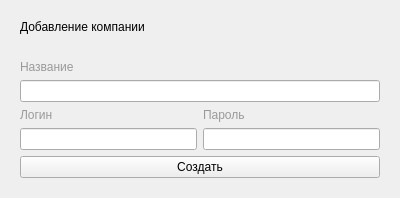
<?xml version="1.0" encoding="UTF-8"?>
<ui version="4.0">
 <class>CreateCompanyForm</class>
 <widget class="QWidget" name="CreateCompanyForm">
  <property name="geometry">
   <rect>
    <x>0</x>
    <y>0</y>
    <width>400</width>
    <height>150</height>
   </rect>
  </property>
  <property name="windowTitle">
   <string>Мультивендорная поддержка</string>
  </property>
  <layout class="QVBoxLayout" name="verticalLayout">
   <item>
    <widget class="QWidget" name="widget" native="true">
     <layout class="QGridLayout" name="gridLayout">
      <item row="4" column="1">
       <widget class="QLabel" name="label_4">
        <property name="styleSheet">
         <string notr="true">color: rgb(153, 153, 153);</string>
        </property>
        <property name="text">
         <string>Пароль</string>
        </property>
       </widget>
      </item>
      <item row="5" column="0">
       <widget class="QLineEdit" name="usernameCompanyEdit"/>
      </item>
      <item row="5" column="1">
       <widget class="QLineEdit" name="passwordCompanyEdit"/>
      </item>
      <item row="0" column="0">
       <widget class="QLabel" name="label">
        <property name="styleSheet">
         <string notr="true">font: 14pt &quot;MS Shell Dlg 2&quot;;</string>
        </property>
        <property name="text">
         <string>Добавление компании</string>
        </property>
       </widget>
      </item>
      <item row="2" column="0">
       <widget class="QLabel" name="label_2">
        <property name="styleSheet">
         <string notr="true">color: rgb(153, 153, 153);</string>
        </property>
        <property name="text">
         <string>Название</string>
        </property>
       </widget>
      </item>
      <item row="4" column="0">
       <widget class="QLabel" name="label_3">
        <property name="styleSheet">
         <string notr="true">color: rgb(153, 153, 153);</string>
        </property>
        <property name="text">
         <string>Логин</string>
        </property>
       </widget>
      </item>
      <item row="3" column="0" colspan="2">
       <widget class="QLineEdit" name="nameCompanyEdit"/>
      </item>
      <item row="1" column="0">
       <widget class="QLabel" name="errorLbl">
        <property name="styleSheet">
         <string notr="true">color: rgb(255, 0, 0);</string>
        </property>
        <property name="text">
         <string/>
        </property>
       </widget>
      </item>
      <item row="6" column="0" colspan="2">
       <widget class="QPushButton" name="createBtn">
        <property name="text">
         <string>Создать</string>
        </property>
       </widget>
      </item>
     </layout>
    </widget>
   </item>
  </layout>
 </widget>
 <resources/>
 <connections/>
</ui>
